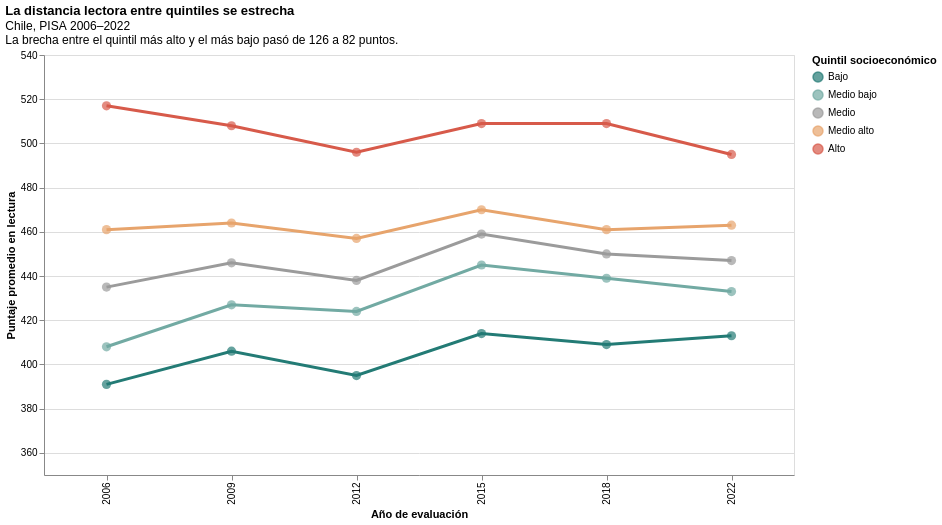

Source (notebook cell):
### Code cell
import altair as alt

orden = [
    "Bajo",
    "Medio bajo",
    "Medio",
    "Medio alto",
    "Alto"
]

colores = [
    "#237B75",
    "#72AAA3",
    "#9B9B9B",
    "#E7A46C",
    "#D75A4A"
]

base = alt.Chart(df).encode(
    x=alt.X(
        "anio:O",
        title="Año de evaluación",
        sort=[2006, 2009, 2012, 2015, 2018, 2022]
    ),
    y=alt.Y(
        "puntaje_lectura:Q",
        title="Puntaje promedio en lectura",
        scale=alt.Scale(domain=[350, 540])
    ),
    color=alt.Color(
        "quintil_socioeconomico:N",
        title="Quintil socioeconómico",
        scale=alt.Scale(
            domain=orden,
            range=colores
        ),
        sort=orden
    ),
    tooltip=[
        alt.Tooltip("anio:O", title="Año"),
        alt.Tooltip(
            "quintil_socioeconomico:N",
            title="Quintil"
        ),
        alt.Tooltip(
            "puntaje_lectura:Q",
            title="Puntaje",
            format=".0f"
        )
    ]
)

lineas = base.mark_line(
    strokeWidth=3
)

puntos = base.mark_circle(
    size=85
)

grafico = (
    (lineas + puntos)
    .properties(
        width=750,
        height=420,
        title=alt.TitleParams(
            text="La distancia lectora entre quintiles se estrecha",
            subtitle=[
                "Chile, PISA 2006–2022",
                "La brecha entre el quintil más alto y el más bajo pasó de 126 a 82 puntos."
            ],
            anchor="start"
        )
    )
    .interactive()
)

grafico

### Figure 1 — Vega-Lite specification as saved in the notebook (floating-point values rounded to 4 significant figures)
{"config": {"view": {"continuousWidth": 300, "continuousHeight": 300}}, "layer": [{"mark": {"type": "line", "strokeWidth": 3}, "encoding": {"color": {"field": "quintil_socioeconomico", "scale": {"domain": ["Bajo", "Medio bajo", "Medio", "Medio alto", "Alto"], "range": ["#237B75", "#72AAA3", "#9B9B9B", "#E7A46C", "#D75A4A"]}, "sort": ["Bajo", "Medio bajo", "Medio", "Medio alto", "Alto"], "title": "Quintil socioeconómico", "type": "nominal"}, "tooltip": [{"field": "anio", "title": "Año", "type": "ordinal"}, {"field": "quintil_socioeconomico", "title": "Quintil", "type": "nominal"}, {"field": "puntaje_lectura", "format": ".0f", "title": "Puntaje", "type": "quantitative"}], "x": {"field": "anio", "sort": [2006, 2009, 2012, 2015, 2018, 2022], "title": "Año de evaluación", "type": "ordinal"}, "y": {"field": "puntaje_lectura", "scale": {"domain": [350, 540]}, "title": "Puntaje promedio en lectura", "type": "quantitative"}}, "name": "view_1"}, {"mark": {"type": "circle", "size": 85}, "encoding": {"color": {"field": "quintil_socioeconomico", "scale": {"domain": ["Bajo", "Medio bajo", "Medio", "Medio alto", "Alto"], "range": ["#237B75", "#72AAA3", "#9B9B9B", "#E7A46C", "#D75A4A"]}, "sort": ["Bajo", "Medio bajo", "Medio", "Medio alto", "Alto"], "title": "Quintil socioeconómico", "type": "nominal"}, "tooltip": [{"field": "anio", "title": "Año", "type": "ordinal"}, {"field": "quintil_socioeconomico", "title": "Quintil", "type": "nominal"}, {"field": "puntaje_lectura", "format": ".0f", "title": "Puntaje", "type": "quantitative"}], "x": {"field": "anio", "sort": [2006, 2009, 2012, 2015, 2018, 2022], "title": "Año de evaluación", "type": "ordinal"}, "y": {"field": "puntaje_lectura", "scale": {"domain": [350, 540]}, "title": "Puntaje promedio en lectura", "type": "quantitative"}}}], "data": {"name": "data-96385798b27422ee403edb226096aa28"}, "height": 420, "params": [{"name": "param_1", "select": {"type": "interval", "encodings": ["x", "y"]}, "bind": "scales", "views": ["view_1"]}], "title": {"text": "La distancia lectora entre quintiles se estrecha", "anchor": "start", "subtitle": ["Chile, PISA 2006–2022", "La brecha entre el quintil más alto y el más bajo pasó de 126 a 82 puntos."]}, "width": 750, "$schema": "https://vega.github.io/schema/vega-lite/v5.20.1.json", "datasets": {"data-96385798b27422ee403edb226096aa28": [{"anio": 2006, "quintil_socioeconomico": "Bajo", "puntaje_lectura": 391}, {"anio": 2006, "quintil_socioeconomico": "Medio bajo", "puntaje_lectura": 408}, {"anio": 2006, "quintil_socioeconomico": "Medio", "puntaje_lectura": 435}, {"anio": 2006, "quintil_socioeconomico": "Medio alto", "puntaje_lectura": 461}, {"anio": 2006, "quintil_socioeconomico": "Alto", "puntaje_lectura": 517}, {"anio": 2009, "quintil_socioeconomico": "Bajo", "puntaje_lectura": 406}, {"anio": 2009, "quintil_socioeconomico": "Medio bajo", "puntaje_lectura": 427}, {"anio": 2009, "quintil_socioeconomico": "Medio", "puntaje_lectura": 446}, {"anio": 2009, "quintil_socioeconomico": "Medio alto", "puntaje_lectura": 464}, {"anio": 2009, "quintil_socioeconomico": "Alto", "puntaje_lectura": 508}, {"anio": 2012, "quintil_socioeconomico": "Bajo", "puntaje_lectura": 395}, {"anio": 2012, "quintil_socioeconomico": "Medio bajo", "puntaje_lectura": 424}, {"anio": 2012, "quintil_socioeconomico": "Medio", "puntaje_lectura": 438}, {"anio": 2012, "quintil_socioeconomico": "Medio alto", "puntaje_lectura": 457}, {"anio": 2012, "quintil_socioeconomico": "Alto", "puntaje_lectura": 496}, {"anio": 2015, "quintil_socioeconomico": "Bajo", "puntaje_lectura": 414}, {"anio": 2015, "quintil_socioeconomico": "Medio bajo", "puntaje_lectura": 445}, {"anio": 2015, "quintil_socioeconomico": "Medio", "puntaje_lectura": 459}, {"anio": 2015, "quintil_socioeconomico": "Medio alto", "puntaje_lectura": 470}, {"anio": 2015, "quintil_socioeconomico": "Alto", "puntaje_lectura": 509}, {"anio": 2018, "quintil_socioeconomico": "Bajo", "puntaje_lectura": 409}, {"anio": 2018, "quintil_socioeconomico": "Medio bajo", "puntaje_lectura": 439}, {"anio": 2018, "quintil_socioeconomico": "Medio", "puntaje_lectura": 450}, {"anio": 2018, "quintil_socioeconomico": "Medio alto", "puntaje_lectura": 461}, {"anio": 2018, "quintil_socioeconomico": "Alto", "puntaje_lectura": 509}, {"anio": 2022, "quintil_socioeconomico": "Bajo", "puntaje_lectura": 413}, {"anio": 2022, "quintil_socioeconomico": "Medio bajo", "puntaje_lectura": 433}, {"anio": 2022, "quintil_socioeconomico": "Medio", "puntaje_lectura": 447}, {"anio": 2022, "quintil_socioeconomico": "Medio alto", "puntaje_lectura": 463}, {"anio": 2022, "quintil_socioeconomico": "Alto", "puntaje_lectura": 495}]}}
